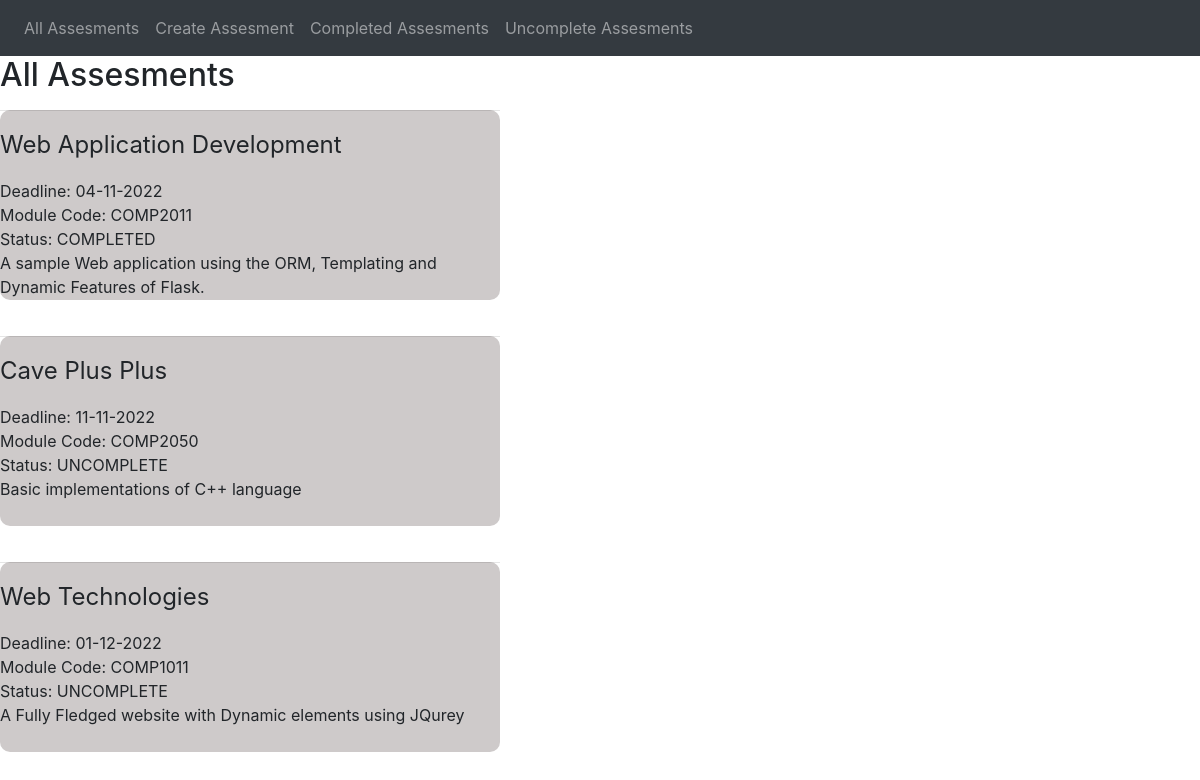
The page / on the database its author committed.
### app/models.py (models this page shows, shortened)
class assesments(db.Model):
    __tablename__= 'assesments'
    id = db.Column(db.Integer, primary_key=True)
    title = db.Column(db.String(500), index=True)
    modulecode = db.Column(db.String(500), index=True, unique=True)
    deadline = db.Column(db.Date())
    description = db.Column(db.String(4000), index=True)
    status = db.Column(db.String(500), index=True)

### app/views.py (the view)
@app.route('/')
def Homepage():
    data = models.assesments.query.all()
    return render_template('all_assesments.html',
                           title='All Assesments',
                           data=data)

### app/templates/all_assesments.html
{% extends "homepage.html" %}
 {% block content %}
<h2>All Assesments</h2>
{% for item in data %}
    <div class = "all"><hr>
         <p class ='Title'>{{item.title}}</p>
         <p class = 'rest'>Deadline: {{item.deadline.strftime('%d-%m-%Y')}}<br>
         Module Code: {{item.modulecode}}<br>
         Status: {{item.status}}<br>
         {{item.description}}<br>
         </p>
    </div>
{% endfor %}
{% endblock %}

### app/templates/homepage.html (shortened to what this page needs)
<html>
  <head>
    <link rel="stylesheet" href="https://stackpath.bootstrapcdn.com/bootstrap/4.2.1/css/bootstrap.min.css">
<link rel="stylesheet" href="{{ url_for('static', filename='css/styles.css') }}">
  </head>
  <body>
<nav class="navbar navbar-expand-sm navbar-dark bg-dark">
     <div class="collapse navbar-collapse" id="navbarSupportedContent">
       <ul class="navbar-nav mr-auto">
         <li class="nav-item"><a class="nav-link" href="/">All Assesments <span class="sr-only">(current)</span></a></li>
         <li class="nav-item"><a class="nav-link" href="/create_assesment">Create Assesment</a></li>
         <li class="nav-item"><a class="nav-link" href="/completed_assessments">Completed Assesments</a></li>
         <li class="nav-item"><a class="nav-link" href="/incomplete_assessments">Uncomplete Assesments</a></li>
       </ul>
     </div>
</nav>
      <div>
        {% block content %}{% endblock %}
      </div>
  </body>
</html>

### app/static/css/styles.css (style rules this page uses)
.Title { font-size: x-large; }
.rest { font-size: medium; }
.all { width: 500px; height: 190px; flex-basis: 100px; background: #cecaca; border-radius: 10px; margin-bottom: 3%; box-sizing: border-box; transition: 0.5s; }
body { background-image: url('/static/bgg.jpg'); background-repeat: no-repeat; background-size: 2000px 2000px; }

### rows shown on the page
assesments: title "Web Application Development", deadline "04-11-2022", modulecode "COMP2011", status "COMPLETED", description "A sample Web application using the ORM, Templating and Dynamic Features of Flask."
assesments: title "Cave Plus Plus", deadline "11-11-2022", modulecode "COMP2050", status "UNCOMPLETE", description "Basic implementations of C++ language"
assesments: title "Web Technologies", deadline "01-12-2022", modulecode "COMP1011", status "UNCOMPLETE", description "A Fully Fledged website with Dynamic elements using JQurey"
